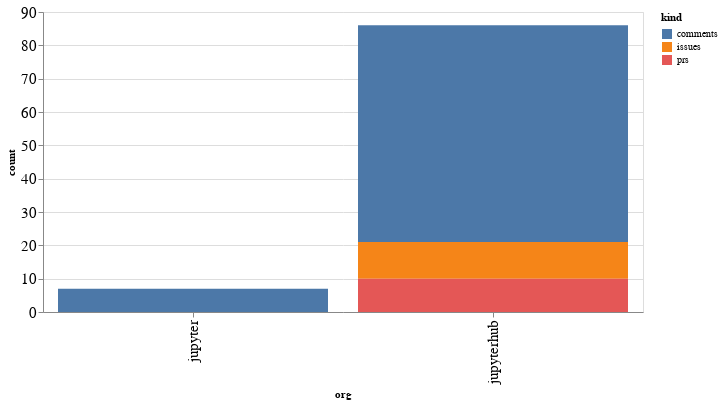

Notebook code for this chart:
### Code cell
alt.Chart(org_summaries, width=600).mark_bar().encode(
    x='org',
    y='count',
    color='kind',
    tooltip="org"
)

### Figure 1 — Vega-Lite specification as saved in the notebook (floating-point values rounded to 4 significant figures)
{"config": {"axisLeft": {"labelFontSize": 15}, "axisBottom": {"labelFontSize": 15}}, "data": {"name": "data-f80d36c5ed466b19be8d7e04060b9ccc"}, "mark": "bar", "encoding": {"color": {"type": "nominal", "field": "kind"}, "tooltip": {"type": "nominal", "field": "org"}, "x": {"type": "nominal", "field": "org"}, "y": {"type": "quantitative", "field": "count"}}, "width": 600, "$schema": "https://vega.github.io/schema/vega-lite/v4.8.1.json", "datasets": {"data-f80d36c5ed466b19be8d7e04060b9ccc": [{"org": "jupyter", "kind": "comments", "count": 7}, {"org": "jupyterhub", "kind": "comments", "count": 65}, {"org": "jupyterhub", "kind": "issues", "count": 11}, {"org": "jupyterhub", "kind": "prs", "count": 10}]}}
